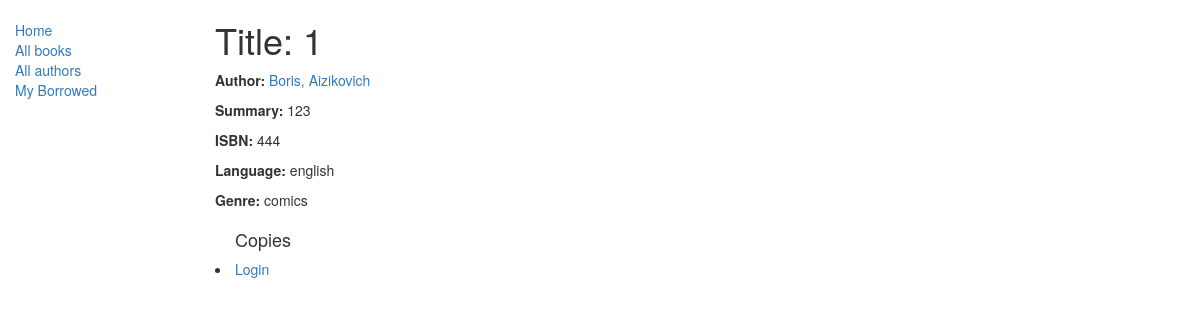
Page /catalog/book/3 on the earlier database version.
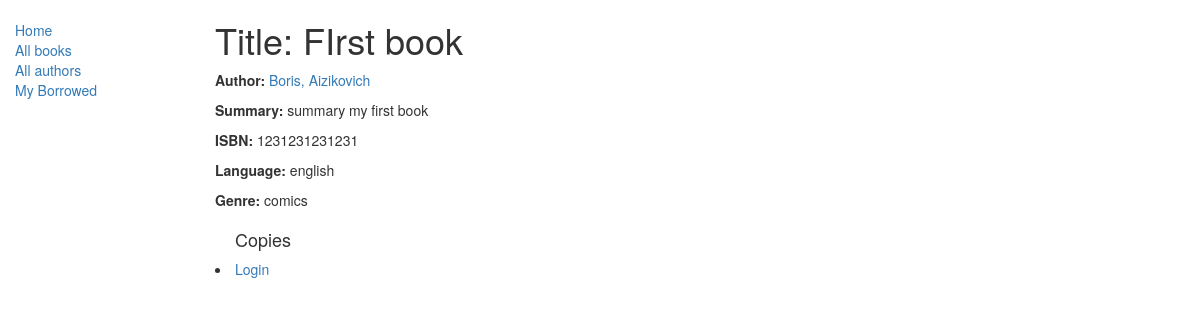
Same page on the later database version.
### catalog/models.py (models this page shows, shortened)
class Book(models.Model):
    title = models.CharField(max_length=200)
    author = models.ForeignKey('Author', on_delete=models.SET_NULL, null=True)
    summary = models.TextField(max_length=1000, help_text="Enter a brief description of the book")
    isbn = models.CharField('ISBN',max_length=13, help_text='13 Character <a href="https://www.isbn-international.org/content/what-isbn">ISBN number</a>')
    genre = models.ManyToManyField(Genre, help_text="Select a genre for this book")
    language = models.ForeignKey('Language', on_delete=models.SET_NULL, null=True)
    def display_genre(self):
        """
        Creates a string for the Genre. This is required to display genre in Admin.
        """
        return ', '.join([ genre.name for genre in self.genre.all()[:3] ])
    display_genre.short_description = 'Genre'
    def display_language(self):
        """
        Creates a string for the Genre. This is required to display genre in Admin.
        """
        return self.language
    display_language.short_description = 'Language'

class Author(models.Model):
    first_name = models.CharField(max_length=100)
    last_name = models.CharField(max_length=100)
    date_of_birth = models.DateField(null=True, blank=True)
    date_of_death = models.DateField('Died', null=True, blank=True)
    def __str__(self):
        return '%s, %s' % (self.last_name, self.first_name)

class Language(models.Model):
    name = models.CharField(max_length=200, help_text="Enter the book's natural language (e.g. English, French, Japanese etc.)")
    def __str__(self):
        return self.name

### catalog/views.py (the view)
# urls.py: url(r'^book/(?P<pk>\d+)$', views.BookDetailView.as_view(), name='book-detail'),
class BookDetailView(generic.DetailView):
    model = Book

### catalog/models.py (called while the page is built)
    def __str__(self):
        return self.name

### catalog/templates/catalog/book_detail.html (shortened to what this page needs)
{% extends "base_generic.html" %}
{% block content %}
  <h1>Title: {{ book.title }}</h1>
  <p><strong>Author:</strong> <a href="{% url 'author-detail' book.author.pk %}">{{ book.author }}</a></p>
  <p><strong>Summary:</strong> {{ book.summary }}</p>
  <p><strong>ISBN:</strong> {{ book.isbn }}</p>
  <p><strong>Language:</strong> {{ book.language }}</p>
  <p><strong>Genre:</strong> {% for genre in book.genre.all %} {{ genre }}{% if not forloop.last %}, {% endif %}{% endfor %}</p>
  <div style="margin-left:20px;margin-top:20px">
    <h4>Copies</h4>
  </div>
{% endblock %}

Differences in the rows shown:
changed Book "Boris, Aizikovich": title "1" → "FIrst book"; summary "123" → "summary my first book"; isbn "444" → "1231231231231"
